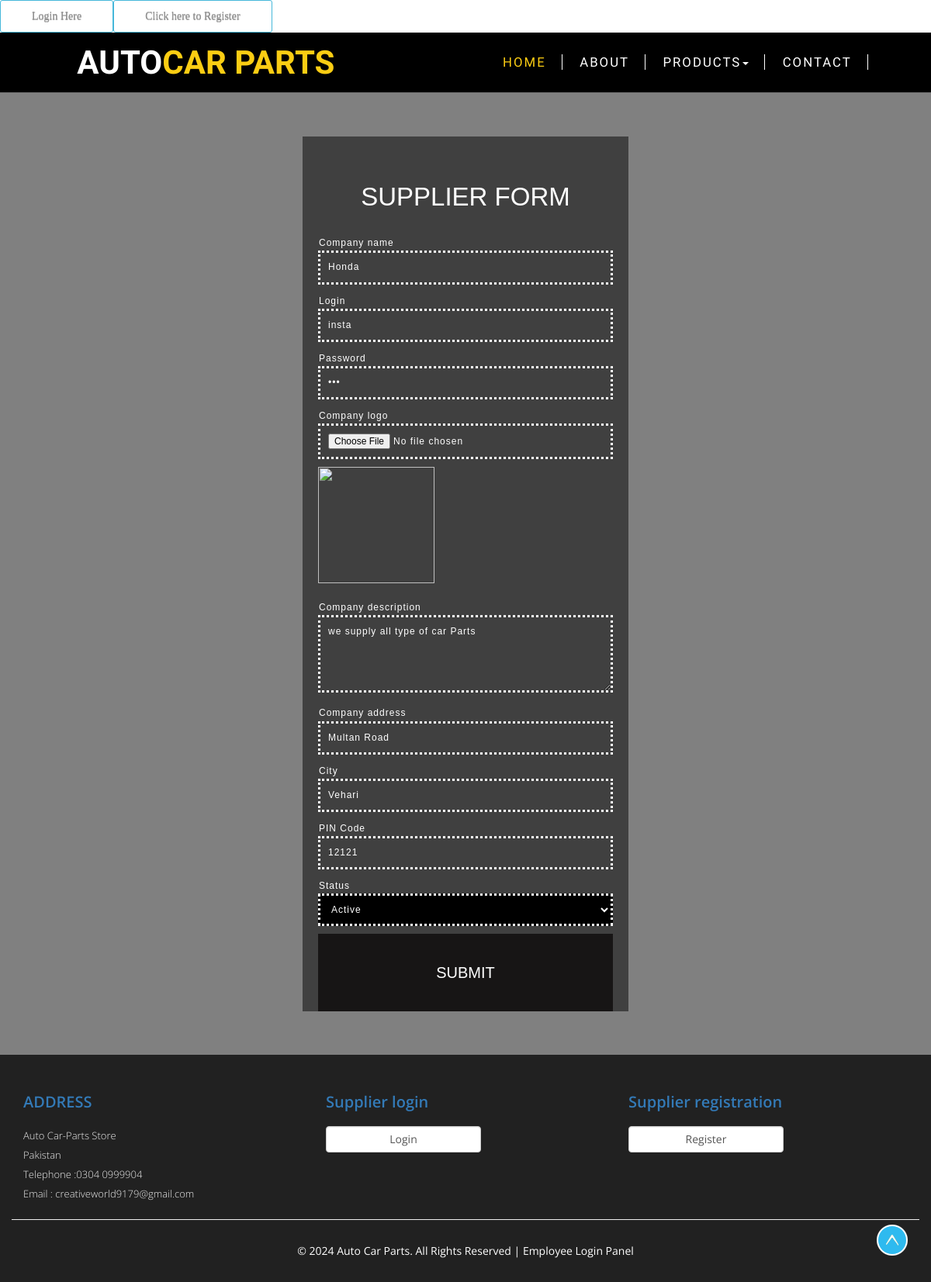
Page /supplier.php?editid=12 on the committed database.
### tables this page shows
CREATE TABLE `supplier` (
  `supplierid` int(10) NOT NULL,
  `companyname` varchar(100) NOT NULL,
  `loginid` varchar(25) NOT NULL,
  `password` varchar(100) NOT NULL,
  `companylogo` varchar(100) NOT NULL,
  `companydescription` text NOT NULL,
  `companyaddress` text NOT NULL,
  `city` varchar(50) NOT NULL,
  `pincode` varchar(15) NOT NULL,
  `status` varchar(10) NOT NULL
);

### supplier.php (the view, shortened to what this page needs)
<?php
include("header.php");
if(isset($_GET['editid']))
{
	$sqledit = "SELECT * FROM supplier WHERE supplierid='$_GET[editid]'";
	$qsqledit  = mysqli_query($con,$sqledit);
	$rsedit = mysqli_fetch_array($qsqledit);
}
?>
<div class="w3-contact" id="contact">
<div class="content-w3ls agileits w3 wthree w3-agile w3-agileits agileinfo agile w3-label">
	<form action="" method="post" name="formsup" onsubmit="return sumitsup1()" class="form-agileits" enctype='multipart/form-data' >
		<h3 class="w3-contact-form-head">supplier Form</h3>
		<label>Company name</label><br> <span id="idcomname" style="color:red"></span>
		<input type="text" id="companyname" name="companyname" placeholder="Company name"  value="<?php echo $rsedit['companyname']; ?>"/><br>
		<label>Login</label><br><span id="idlogin1" style="color:red"></span>
		<center>
		<input type="text"  id="loginid" name="loginid" placeholder="Login" value="<?php echo $rsedit['loginid']; ?>"/><br></center>
		<label>Password</label><br><span id="idpa11" style="color:red"></span>
		<center>
		<input type="password"  id="password" name="password" placeholder="Password"  value="<?php echo $rsedit['password']; ?>"/><br></center>
		<label>Company logo</label><br> <span id="idcomlogo" style="color:red"></span>
		<center>
		<input type="file"  id="companylogo" name="companylogo" placeholder="Company logo"  />
		<p align='left'><img src='imgsupplier/<?php echo $rsedit['companylogo']; ?>' width='150' height='150'></p>
		<br></center>
		<label>Company description </label><br> <span id="idcomdesc" style="color:red"></span>
		<textarea name="companydescription" id="companydescription" placeholder="companydescription"><?php echo $rsedit['companydescription']; ?></textarea>
		<label>Company address </label><br> <span id="idcomadd" style="color:red"></span>
		<input type="text"  id="companyaddress" name="companyaddress" placeholder="Company Address"  value="<?php echo $rsedit['companyaddress']; ?>"/><br>
		<label>City </label><br> <span id="idcomcity" style="color:red"></span>
		<input type="text"  id="city" name="city" placeholder="City"  value="<?php echo $rsedit['city']; ?>"/><br>
		<label>PIN Code </label><br> <span id="idpin" style="color:red"></span>
		<input type="text"  id="pincode" name="pincode" placeholder="pincode" value="<?php echo $rsedit['pincode']; ?>"/><br>
		<label>Status</label><br><span id="idccstatus" style="color:red"></span>
		<select class="form-data" name="status" id="status" >
			<?php
				$arr = array("Active","Inactive","Pending");
				foreach($arr as $val)
				{
					if($val == $rsedit['status'])
					{
					echo "<option value='$val' selected>$val</option>";
					}
					else
					{
					echo "<option value='$val'>$val</option>";
					}
				}
			?>
		</select>
		<input type="submit" name="submit" class="sign-in" value="Submit">
	</form>
</div>
</div>
<?php
include("footer.php");
?>

### css/style.css (style rules this page uses)
body { padding: 0; margin: 0; background: #FFF; font-family: 'Open Sans', sans-serif; }
input[type="button"], input[type="submit"] { transition: 0.5s all; -webkit-transition: 0.5s all; -moz-transition: 0.5s all; -o-transition: 0.5s all; -ms-transition: 0.5s all; }
h1, h2, h3, h4, h5, h6 { margin: 0; padding: 0; }
p { margin: 0; font-family: 'Open Sans', sans-serif; }
label { margin: 0; text-align: left; color:black; }
.w3-contact { padding: 4em 0; }
.w3-contact { background-color:grey; background-position:center; background-attachment:fixed; background-size:cover; -webkit-background-size:cover; -moz-background-size:cover; -o-background-size:cover; -ms-background-size:cover; font-family: 'Muli', sans-serif; }
.content-w3ls { width: 35%; margin: 0 auto; background:rgba(0,0,0,0.5); text-align: left; padding: 60px 20px 0; color:white; }
h3.w3-contact-form-head { text-transform: uppercase; font-size: 33px; font-weight: 300; text-align:center; color: #fff; padding-bottom:30px; font-family: 'Nunito', sans-serif; }
input[type="text"],input[type="email"],input[type="password"],input[type="file"],input[type="date"],input[type="month"],textarea,select { width: 100%; padding: 10px; font-size: 12px; color: #fff; background-color: rgba(255, 255, 255, 0); font-weight: normal; border-top-color: transparent; border-left-color: transparent; border-right-color: transparent; border: 3px dotted #ffffff; font-family: 'Muli', sans-serif; margin-bottom: 10px; outline: none; letter-spacing:1px; }
label { width: 70%; padding: 1px; font-size: 12px; color: #fff; background-color: rgba(255, 255, 255, 0); font-weight: normal; font-family: 'Muli', sans-serif; outline: none; letter-spacing:1px; }
textarea { height: 100px; }
select { background-color:black; }
input.sign-in { width: 100%; height: 100px; font-size: 20px; font-weight: normal; text-transform: uppercase; color: #fff; font-family: 'Nunito', sans-serif; background-color:#171515; transition: all 0.5s ease-in-out; -webkit-transition: all 0.5s ease-in-out; -moz-transition: all 0.5s ease-in-out; -o-transition: all 0.5s ease-in-out; -ms-transition: all 0.5s ease-in-out; border: none; outline: none; cursor: pointer; }

### rows in the picture
supplier: companyname "Honda", loginid "insta", companydescription "we supply all type of car Parts", companyaddress "Multan Road", city "Vehari", pincode "12121", status "Active"
